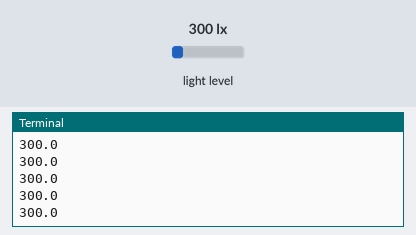
This program was run on a simulated Raspberry Pi (BCM pin numbers). On the bench: the last lines printed to the terminal. Inputs (shaded band) come from the test bench; at power-on: light level 300 lx.

Above: at 1.2 s.
1.3 s: light level set to 40 lx
At 1.71 s:
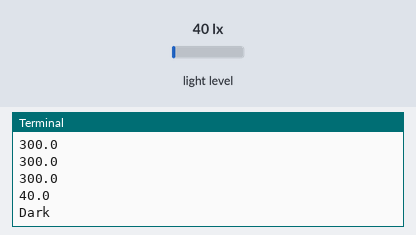
3.2 s: light level set to 500 lx
At 3.48 s:
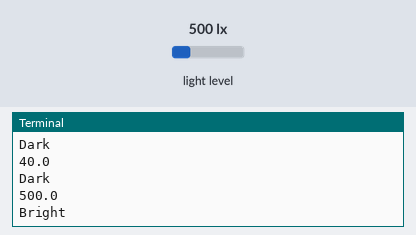
5.0 s: light level set to 1000 lx
At 5.25 s:
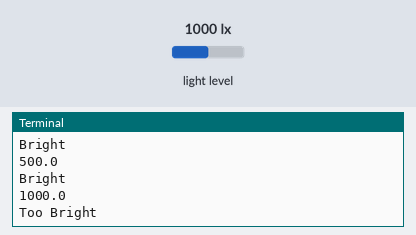
6.8 s: light level set to 10 lx
At 7.03 s:
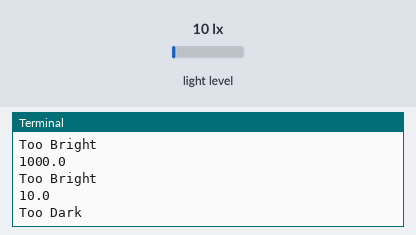
8.6 s: light level set to 120 lx
At 8.8 s:
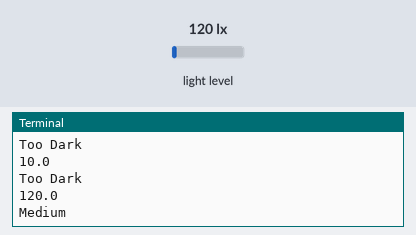
Timing chart, 0 to 11.3 s (numbered marks = the images above; inputs shaded):
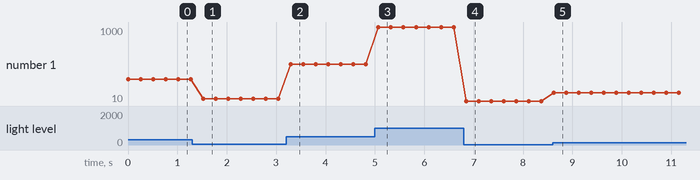

Measured:
- after the input at 1.3 s, the terminal: prints a new line after 0.22 s (image 1)
- after the input at 3.2 s, the terminal: prints a new line after 0.10 s (image 2)
- after the input at 5.0 s, the terminal: prints a new line after 0.07 s (image 3)
- after the input at 6.8 s, the terminal: prints a new line after 0.05 s (image 4)
- after the input at 8.6 s, the terminal: prints a new line at once (image 5)
- plotted number 1: 300 → 40 after the input at 1.3 s, 40 → 500 after the input at 3.2 s, 500 → 1000 after the input at 5.0 s, 1000 → 10 after the input at 6.8 s, 10 → 120 after the input at 8.6 s

The program:

I2C.py
```python
import smbus
import time

light_sensor    = 0x23 # I2C address

Power_down = 0x00 # No active state
Power_on   = 0x01 # Power on
Reset     = 0x07 # Reset data register value

# Start measurement at 1lx resolution. Time typically 120ms
#measures at 1lx resolution, time = 120ms
#devices automacally powers down after measuring light
#ONE_TIME_HIGH_RES_MODE_1 = 0x20

ONE_TIME_LOW_RES_MODE = 0x23

bus = smbus.SMBus(1)

def Light(addr=light_sensor): #collecting data from sensor
  data = bus.read_i2c_block_data(addr,ONE_TIME_LOW_RES_MODE)
  return convertToNumber(data)


def convertToNumber(data):
  result=(data[1] + (256 * data[0])) / 1.2
  return (result)


def main():
  while True:
    brightness=Light()
    print(brightness)
    if(brightness>= 1000):
        print("Too Bright")
    elif(brightness> 300 and brightness<900):
        print("Bright")
    elif(brightness > 100 and brightness< 300):
        print("Medium")
    elif(brightness<100 and brightness>30):
        print("Dark")
    elif(brightness<30):
        print("Too Dark")

    time.sleep(0.25)

if __name__=="__main__":
   main()
```
